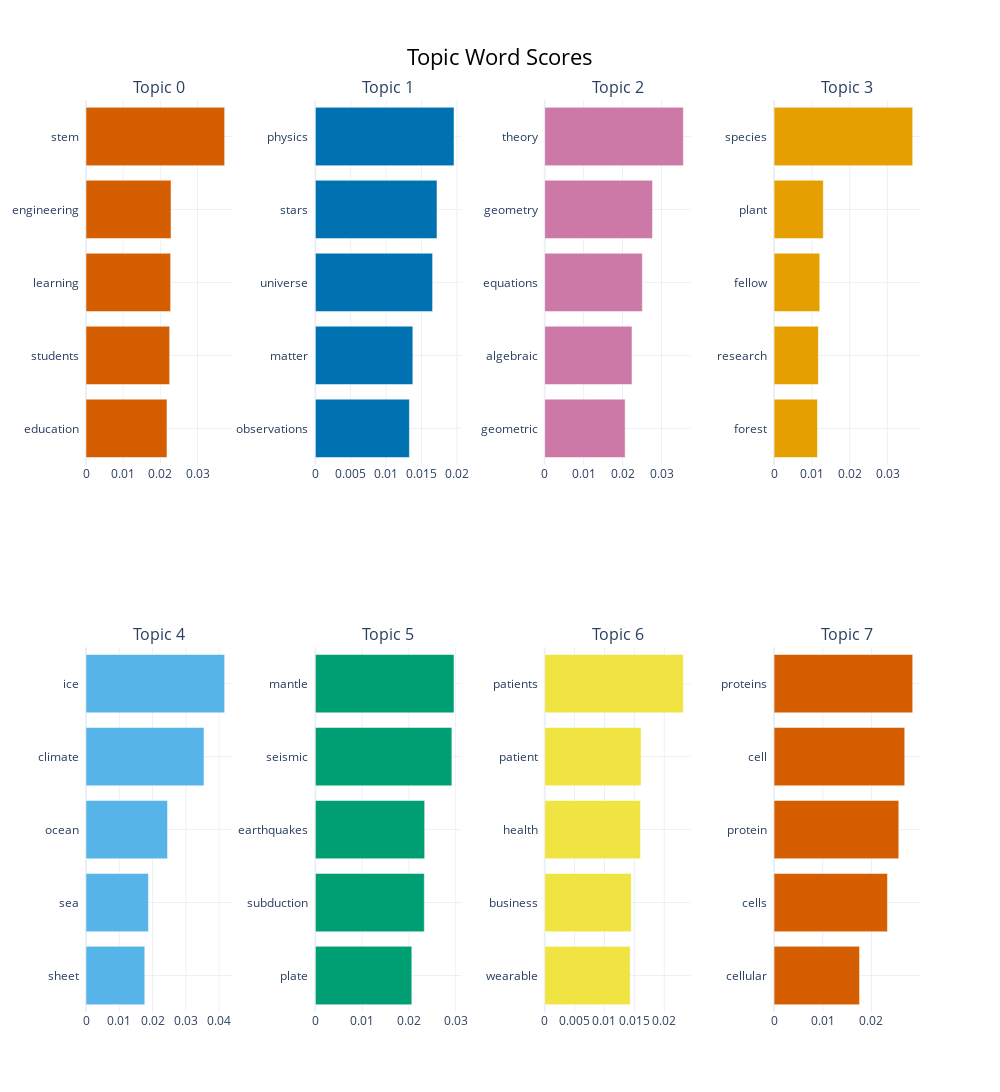

Notebook source saved alongside this figure:
### Code cell
topic_model.visualize_barchart(top_n_topics=8, height=700)

### Figure 1 — Plotly figure (JSON) as saved in the notebook; plotly's stock layout.template omitted (floating-point values rounded to 4 significant figures)
{"data": [{"marker": {"color": "#D55E00"}, "orientation": "h", "type": "bar", "x": [0.02178, 0.02251, 0.02276, 0.02288, 0.0373], "xaxis": "x", "y": ["education  ", "students  ", "learning  ", "engineering  ", "stem  "], "yaxis": "y"}, {"marker": {"color": "#0072B2"}, "orientation": "h", "type": "bar", "x": [0.01329, 0.01378, 0.01657, 0.01719, 0.01959], "xaxis": "x2", "y": ["observations  ", "matter  ", "universe  ", "stars  ", "physics  "], "yaxis": "y2"}, {"marker": {"color": "#CC79A7"}, "orientation": "h", "type": "bar", "x": [0.02066, 0.02243, 0.02508, 0.0277, 0.03561], "xaxis": "x3", "y": ["geometric  ", "algebraic  ", "equations  ", "geometry  ", "theory  "], "yaxis": "y3"}, {"marker": {"color": "#E69F00"}, "orientation": "h", "type": "bar", "x": [0.01148, 0.0117, 0.01208, 0.01301, 0.03663], "xaxis": "x4", "y": ["forest  ", "research  ", "fellow  ", "plant  ", "species  "], "yaxis": "y4"}, {"marker": {"color": "#56B4E9"}, "orientation": "h", "type": "bar", "x": [0.01767, 0.01877, 0.0245, 0.03547, 0.04168], "xaxis": "x5", "y": ["sheet  ", "sea  ", "ocean  ", "climate  ", "ice  "], "yaxis": "y5"}, {"marker": {"color": "#009E73"}, "orientation": "h", "type": "bar", "x": [0.02062, 0.0233, 0.02337, 0.02918, 0.02964], "xaxis": "x6", "y": ["plate  ", "subduction  ", "earthquakes  ", "seismic  ", "mantle  "], "yaxis": "y6"}, {"marker": {"color": "#F0E442"}, "orientation": "h", "type": "bar", "x": [0.0143, 0.01447, 0.01603, 0.01612, 0.02319], "xaxis": "x7", "y": ["wearable  ", "business  ", "health  ", "patient  ", "patients  "], "yaxis": "y7"}, {"marker": {"color": "#D55E00"}, "orientation": "h", "type": "bar", "x": [0.01755, 0.02328, 0.02561, 0.02683, 0.02846], "xaxis": "x8", "y": ["cellular  ", "cells  ", "protein  ", "cell  ", "proteins  "], "yaxis": "y8"}], "layout": {"annotations": [{"font": {"size": 16}, "showarrow": false, "text": "Topic 0", "x": 0.0875, "xanchor": "center", "xref": "paper", "y": 1, "yanchor": "bottom", "yref": "paper"}, {"font": {"size": 16}, "showarrow": false, "text": "Topic 1", "x": 0.3625, "xanchor": "center", "xref": "paper", "y": 1, "yanchor": "bottom", "yref": "paper"}, {"font": {"size": 16}, "showarrow": false, "text": "Topic 2", "x": 0.6375, "xanchor": "center", "xref": "paper", "y": 1, "yanchor": "bottom", "yref": "paper"}, {"font": {"size": 16}, "showarrow": false, "text": "Topic 3", "x": 0.9125, "xanchor": "center", "xref": "paper", "y": 1, "yanchor": "bottom", "yref": "paper"}, {"font": {"size": 16}, "showarrow": false, "text": "Topic 4", "x": 0.0875, "xanchor": "center", "xref": "paper", "y": 0.4, "yanchor": "bottom", "yref": "paper"}, {"font": {"size": 16}, "showarrow": false, "text": "Topic 5", "x": 0.3625, "xanchor": "center", "xref": "paper", "y": 0.4, "yanchor": "bottom", "yref": "paper"}, {"font": {"size": 16}, "showarrow": false, "text": "Topic 6", "x": 0.6375, "xanchor": "center", "xref": "paper", "y": 0.4, "yanchor": "bottom", "yref": "paper"}, {"font": {"size": 16}, "showarrow": false, "text": "Topic 7", "x": 0.9125, "xanchor": "center", "xref": "paper", "y": 0.4, "yanchor": "bottom", "yref": "paper"}], "height": 1400, "hoverlabel": {"bgcolor": "white", "font": {"family": "Rockwell", "size": 16}}, "showlegend": false, "title": {"font": {"color": "Black", "size": 22}, "text": "Topic Word Scores", "x": 0.5, "xanchor": "center", "yanchor": "top"}, "width": 1000, "xaxis": {"anchor": "y", "domain": [0, 0.175], "showgrid": true}, "xaxis2": {"anchor": "y2", "domain": [0.275, 0.45], "showgrid": true}, "xaxis3": {"anchor": "y3", "domain": [0.55, 0.725], "showgrid": true}, "xaxis4": {"anchor": "y4", "domain": [0.825, 1], "showgrid": true}, "xaxis5": {"anchor": "y5", "domain": [0, 0.175], "showgrid": true}, "xaxis6": {"anchor": "y6", "domain": [0.275, 0.45], "showgrid": true}, "xaxis7": {"anchor": "y7", "domain": [0.55, 0.725], "showgrid": true}, "xaxis8": {"anchor": "y8", "domain": [0.825, 1], "showgrid": true}, "yaxis": {"anchor": "x", "domain": [0.6, 1], "showgrid": true}, "yaxis2": {"anchor": "x2", "domain": [0.6, 1], "showgrid": true}, "yaxis3": {"anchor": "x3", "domain": [0.6, 1], "showgrid": true}, "yaxis4": {"anchor": "x4", "domain": [0.6, 1], "showgrid": true}, "yaxis5": {"anchor": "x5", "domain": [0, 0.4], "showgrid": true}, "yaxis6": {"anchor": "x6", "domain": [0, 0.4], "showgrid": true}, "yaxis7": {"anchor": "x7", "domain": [0, 0.4], "showgrid": true}, "yaxis8": {"anchor": "x8", "domain": [0, 0.4], "showgrid": true}}}
